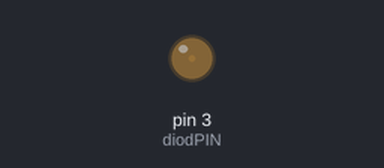
Recording of a sketch running on a simulated Arduino Uno, built with avr-gcc and run on an emulated ATmega328P. Shown: output pins drawn as LEDs (lit = HIGH).

Above: at 0.05 s.
At 1.3 s:
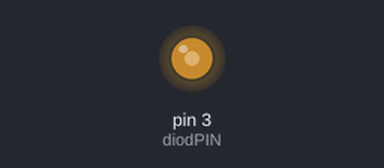
At 2.25 s:
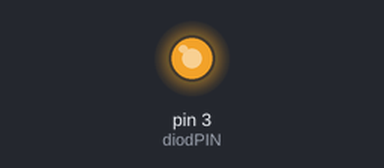
At 4.45 s:
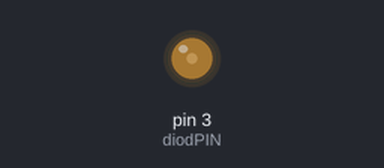
Timing chart, 0 to 6.6 s (numbered marks = the images above):
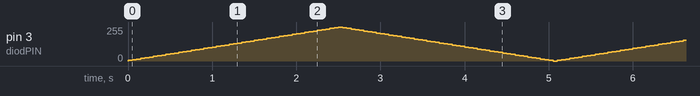

The sketch:

PWM.ino
```cpp
#define diodPIN 3

int fill = 0;
int change = 5;

 void setup() {
  pinMode(diodPIN, OUTPUT);
}

void loop() {
  analogWrite(diodPIN, fill);

  while(fill < 255)
  {
    fill += change;
    analogWrite(diodPIN, fill);
    delay(50);
  }
  while(fill > 0)
  {
    fill -= change;
    analogWrite(diodPIN, fill);
    delay(50);
  }
}
```
